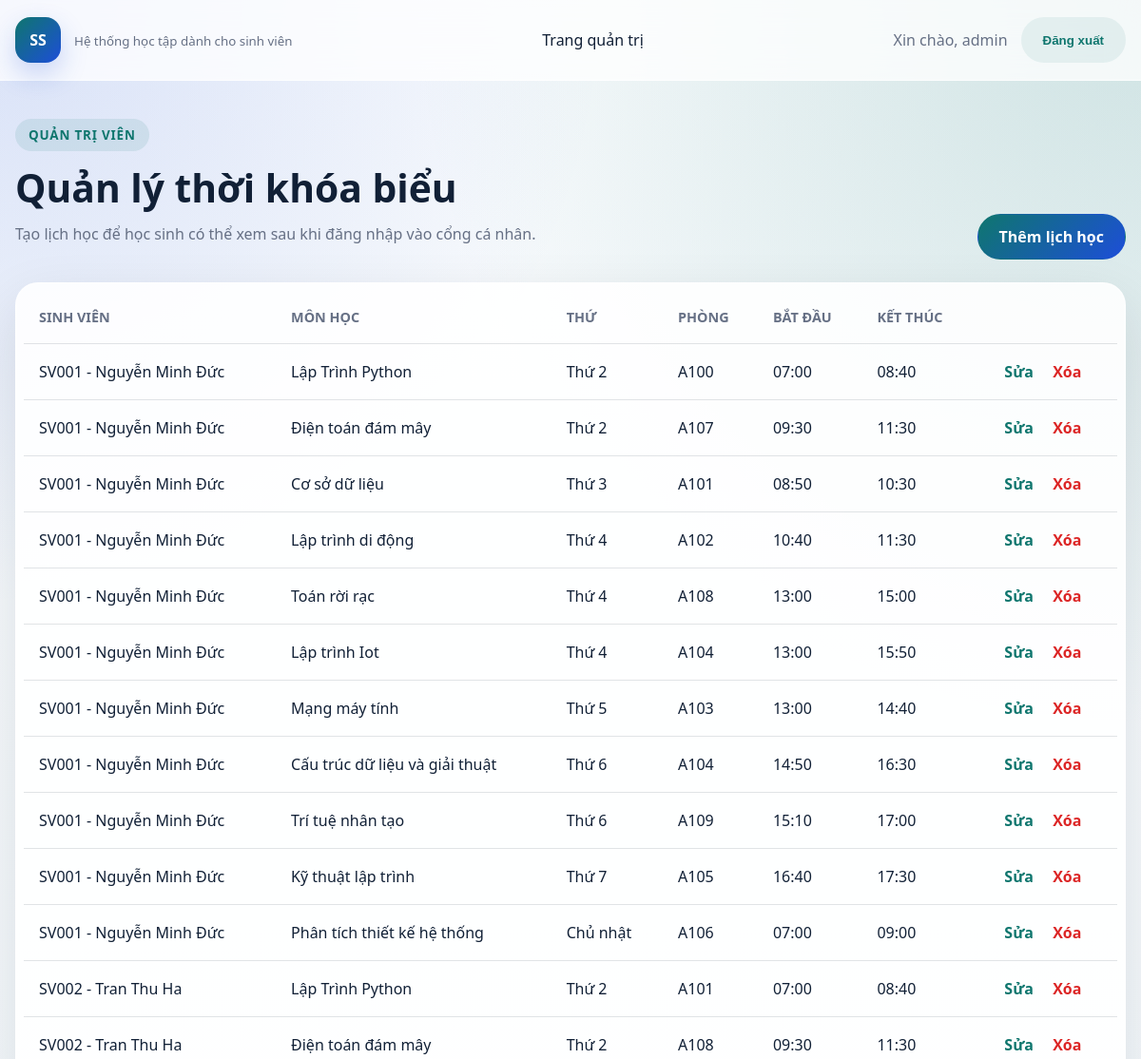
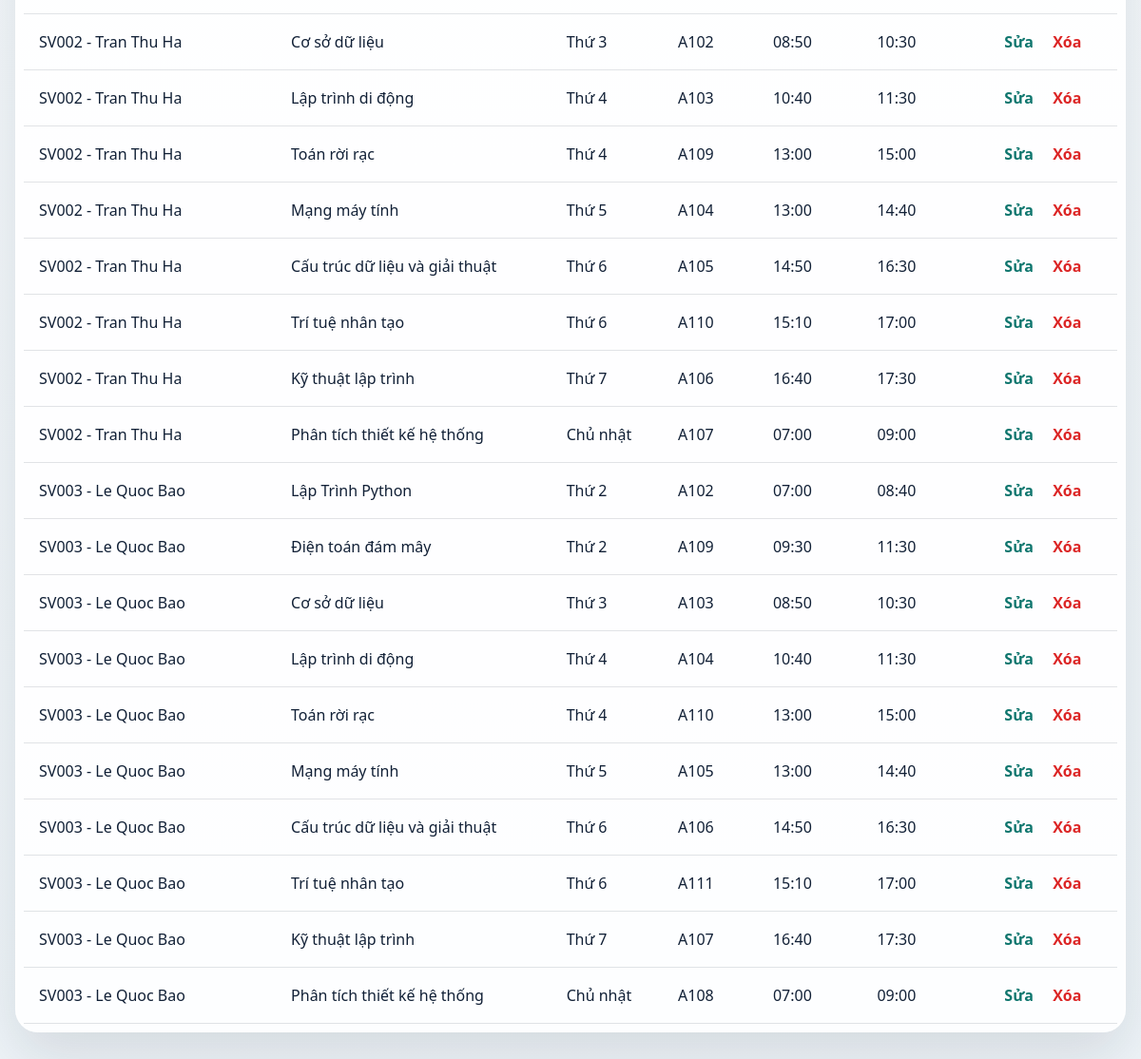
The app's page /schedules/ (signed in) with its own data (2 pictures, top to bottom).
### students/models.py (models this page shows, shortened)
class Schedule(models.Model):
    WEEKDAY_CHOICES = (
        ("2", "Thứ 2"),
        ("3", "Thứ 3"),
        ("4", "Thứ 4"),
        ("5", "Thứ 5"),
        ("6", "Thứ 6"),
        ("7", "Thứ 7"),
        ("CN", "Chủ nhật"),
    )
    student = models.ForeignKey(
        Student,
        on_delete=models.CASCADE,
        related_name="schedules",
        verbose_name="Sinh viên",
    )
    subject = models.ForeignKey(
        Subject,
        on_delete=models.CASCADE,
        related_name="schedules",
        verbose_name="Môn học",
    )
    weekday = models.CharField(max_length=2, choices=WEEKDAY_CHOICES, verbose_name="Thứ")
    effective_from = models.DateField(verbose_name="Hiệu lực từ", default=timezone.localdate)
    effective_to = models.DateField(
        verbose_name="Hiệu lực đến",
        blank=True,
        default=default_schedule_end_date,
    )
    room = models.CharField(max_length=50, verbose_name="Phòng học")
    start_time = models.TimeField(verbose_name="Giờ bắt đầu")
    end_time = models.TimeField(verbose_name="Giờ kết thúc")
    note = models.CharField(max_length=255, blank=True, verbose_name="Ghi chú")
    created_at = models.DateTimeField(auto_now_add=True)
    updated_at = models.DateTimeField(auto_now=True)
    class Meta:
        ordering = ["student__student_code", "weekday", "start_time"]
        verbose_name = "Thời khóa biểu"
        verbose_name_plural = "Thời khóa biểu"
        constraints = [
            models.UniqueConstraint(
                fields=["student", "subject", "weekday", "start_time"],
                name="unique_student_schedule_slot",
            )
        ]

class Student(models.Model):
    GENDER_CHOICES = (
        ("M", "Nam"),
        ("F", "Nu"),
        ("O", "Khac"),
    )
    user = models.OneToOneField(
        settings.AUTH_USER_MODEL,
        on_delete=models.SET_NULL,
        null=True,
        blank=True,
        related_name="student_profile",
        verbose_name="Tài khoản đăng nhập",
    )
    student_code = models.CharField(max_length=20, unique=True, verbose_name="Ma sinh vien")
    full_name = models.CharField(max_length=100, verbose_name="Ho ten")
    date_of_birth = models.DateField(verbose_name="Ngay sinh")
    gender = models.CharField(max_length=1, choices=GENDER_CHOICES, verbose_name="Gioi tinh")
    class_name = models.CharField(max_length=50, verbose_name="Lop")
    email = models.EmailField(unique=True, verbose_name="Email")
    phone_number = models.CharField(max_length=20, blank=True, verbose_name="So dien thoai")
    address = models.CharField(max_length=255, blank=True, verbose_name="Dia chi")
    bio = models.TextField(blank=True, verbose_name="Gioi thieu ban than")
    avatar = models.FileField(upload_to="avatars/", blank=True, null=True, verbose_name="Anh dai dien")
    created_at = models.DateTimeField(auto_now_add=True)
    updated_at = models.DateTimeField(auto_now=True)
    class Meta:
        ordering = ["student_code"]
        verbose_name = "Sinh vien"
        verbose_name_plural = "Sinh vien"
    def __str__(self):
        return f"{self.student_code} - {self.full_name}"

class Subject(models.Model):
    subject_code = models.CharField(max_length=20, unique=True, verbose_name="Ma mon hoc")
    name = models.CharField(max_length=100, verbose_name="Ten mon hoc")
    credits = models.PositiveSmallIntegerField(verbose_name="So tin chi")
    created_at = models.DateTimeField(auto_now_add=True)
    updated_at = models.DateTimeField(auto_now=True)
    class Meta:
        ordering = ["subject_code"]
        verbose_name = "Mon hoc"
        verbose_name_plural = "Mon hoc"

### students/views.py (the view)
# urls.py: path("schedules/", views.ScheduleListView.as_view(), name="schedule_list"),
class ScheduleListView(StaffRequiredMixin, ListView):
    model = Schedule
    template_name = "students/schedule_list.html"
    context_object_name = "schedules"
    def get_queryset(self):
        return (
            Schedule.objects.select_related("student", "subject")
            .order_by("student__student_code", "weekday", "start_time")
        )

### students/views.py (called while the page is built)
    def test_func(self):
        return self.request.user.is_staff

### students/templates/students/schedule_list.html (shortened to what this page needs)
{% extends "students/base.html" %}
{% block content %}
<section class="section-header">
    <div>
        <span class="eyebrow">Quản trị viên</span>
        <h1>Quản lý thời khóa biểu</h1>
        <p>Tạo lịch học để học sinh có thể xem sau khi đăng nhập vào cổng cá nhân.</p>
    </div>
    <a class="primary-button" href="{% url 'students:schedule_add' %}">Thêm lịch học</a>
</section>
<section class="panel">
    <div class="table-wrap">
        <table class="data-table">
            <thead>
                <tr>
                    <th>Sinh viên</th>
                    <th>Môn học</th>
                    <th>Thứ</th>
                    <th>Phòng</th>
                    <th>Bắt đầu</th>
                    <th>Kết thúc</th>
                    <th></th>
                </tr>
            </thead>
            <tbody>
                {% for item in schedules %}
                    <tr>
                        <td>{{ item.student }}</td>
                        <td>{{ item.subject.name }}</td>
                        <td>{{ item.get_weekday_display }}</td>
                        <td>{{ item.room }}</td>
                        <td>{{ item.start_time|time:"H:i" }}</td>
                        <td>{{ item.end_time|time:"H:i" }}</td>
                        <td class="actions-cell">
                            <a class="table-link" href="{% url 'students:schedule_edit' item.pk %}">Sửa</a>
                            <a class="table-link danger" href="{% url 'students:schedule_delete' item.pk %}">Xóa</a>
                        </td>
                    </tr>
                {% empty %}
                    <tr>
                        <td colspan="7" class="empty-state">Chưa có thời khóa biểu nào.</td>
                    </tr>
                {% endfor %}
            </tbody>
        </table>
    </div>
</section>
{% endblock %}

### students/templates/students/base.html (shortened to what this page needs)
{% load static %}
<!DOCTYPE html>
<html lang="vi">
<head>
    <link rel="stylesheet" href="{% static 'students/styles.css' %}">
</head>
<body>
    <header class="topbar">
        <div class="container topbar-inner">
            {% if user.is_authenticated and not user.is_staff %}
                <a class="brand" href="{% url 'students:student_result' %}">
                    <span class="brand-mark">SV</span>
                    <span class="brand-text">
                        <strong>Cổng thông tin sinh viên</strong>
                        <small>Theo dõi học tập cá nhân</small>
                    </span>
                </a>
            {% else %}
                <a class="brand" href="{% url 'students:home' %}">
                    <span class="brand-mark">SS</span>
                    <span class="brand-text">
                        <small>Hệ thống học tập dành cho sinh viên</small>
                    </span>
                </a>
            {% endif %}
            <nav class="nav-links">
                {% if user.is_authenticated and not user.is_staff %}
                    <a href="{% url 'students:student_profile' %}">Trang cá nhân</a>
                    <a href="{% url 'students:student_result' %}">Kết quả học tập</a>
                    <a href="{% url 'students:student_schedule' %}">Thời khóa biểu</a>
                    <a href="{% url 'students:student_exam_schedule' %}">Lịch thi</a>
                {% elif user.is_authenticated and user.is_staff %}
                    <a href="/admin/">Trang quản trị</a>
                {% endif %}
            </nav>
            <div class="user-actions">
                {% if user.is_authenticated %}
                    <span class="welcome">Xin chào, {{ user.get_full_name|default:user.username }}</span>
                    <form method="post" action="{% url 'students:logout' %}">
                        <button type="submit" class="ghost-button">Đăng xuất</button>
                    </form>
                {% else %}
                    <a class="primary-button" href="{% url 'students:login' %}">Đăng nhập sinh viên</a>
                {% endif %}
            </div>
        </div>
    </header>
    <main class="container page-content">
        {% block content %}{% endblock %}
    </main>
</body>
</html>

### static/students/styles.css (style rules this page uses)
:root { --bg: #f3f7fb; --surface: rgba(255, 255, 255, 0.88); --text: #112036; --muted: #667085; --line: rgba(17, 32, 54, 0.12); --primary: #0f766e; --secondary: #1d4ed8; --danger: #dc2626; --shadow: 0 24px 60px rgba(15, 23, 42, 0.12); --radius: 24px; }
* { box-sizing: border-box; }
body { margin: 0; font-family: "Segoe UI", sans-serif; color: var(--text); background: radial-gradient(circle at top left, rgba(29, 78, 216, 0.15), transparent 25%), radial-gradient(circle at top right, rgba(15, 118, 110, 0.18), transparent 30%), linear-gradient(180deg, #f9fbfd 0%, #eef4f8 100%); }
a { color: inherit; text-decoration: none; }
.container { width: min(1180px, calc(100% - 32px)); margin: 0 auto; }
.topbar { position: sticky; top: 0; z-index: 10; background: rgba(255, 255, 255, 0.76); backdrop-filter: blur(16px); border-bottom: 1px solid rgba(255, 255, 255, 0.65); }
.topbar-inner { display: flex; align-items: center; justify-content: space-between; gap: 24px; padding: 18px 0; }
.brand { display: flex; align-items: center; gap: 14px; }
.brand-mark { width: 48px; height: 48px; display: grid; place-items: center; border-radius: 16px; color: white; font-weight: 700; background: linear-gradient(135deg, var(--primary), var(--secondary)); box-shadow: 0 12px 28px rgba(29, 78, 216, 0.22); }
.brand-text small, .welcome, .hero p, .section-header p, .form-card p, .login-copy p, .metric-item span, .metric-card span { color: var(--muted); }
.nav-links, .user-actions, .hero-actions, .form-actions { display: flex; align-items: center; gap: 14px; }
.nav-links { flex-wrap: wrap; justify-content: center; }
.page-content { padding: 40px 0 56px; }
.hero-copy, .hero-panel, .panel, .form-card, .login-card { background: var(--surface); border-radius: var(--radius); box-shadow: var(--shadow); border: 1px solid rgba(255, 255, 255, 0.7); }
.eyebrow { display: inline-flex; padding: 8px 14px; border-radius: 999px; background: rgba(15, 118, 110, 0.1); color: var(--primary); font-size: 0.84rem; font-weight: 700; text-transform: uppercase; letter-spacing: 0.06em; }
.hero h1, .section-header h1, .form-card h1, .login-copy h1 { margin: 16px 0 12px; line-height: 1.08; font-size: clamp(2rem, 3.4vw, 3.7rem); }
.section-header { display: flex; justify-content: space-between; align-items: end; gap: 24px; margin-bottom: 24px; }
.panel { padding: 8px; }
.table-wrap { overflow-x: auto; }
.data-table { width: 100%; border-collapse: collapse; }
.data-table th, .data-table td { padding: 18px 16px; border-bottom: 1px solid var(--line); white-space: nowrap; text-align: left; }
.data-table th { color: var(--muted); text-transform: uppercase; font-size: 0.9rem; }
.actions-cell { text-align: right; }
.table-link { color: var(--primary); font-weight: 700; margin-left: 16px; }
.table-link.danger { color: var(--danger); }
.primary-button, .secondary-button, .ghost-button, .danger-button { display: inline-flex; align-items: center; justify-content: center; min-height: 48px; padding: 0 22px; border-radius: 999px; border: 1px solid transparent; font-weight: 700; cursor: pointer; }
.primary-button { color: white; background: linear-gradient(135deg, var(--primary), var(--secondary)); }
.ghost-button { background: rgba(15, 118, 110, 0.08); color: var(--primary); }

### records on screen
Schedule: student "SV001 - Nguyễn Minh Đức", subject.name "Lập Trình Python", weekday "Thứ 2", room "A100", start_time "07:00", end_time "08:40"
Schedule: student "SV001 - Nguyễn Minh Đức", subject.name "Điện toán đám mây", weekday "Thứ 2", room "A107", start_time "09:30", end_time "11:30"
Schedule: student "SV001 - Nguyễn Minh Đức", subject.name "Cơ sở dữ liệu", weekday "Thứ 3", room "A101", start_time "08:50", end_time "10:30"
Schedule: student "SV001 - Nguyễn Minh Đức", subject.name "Lập trình di động", weekday "Thứ 4", room "A102", start_time "10:40", end_time "11:30"
Schedule: student "SV001 - Nguyễn Minh Đức", subject.name "Toán rời rạc", weekday "Thứ 4", room "A108", start_time "13:00", end_time "15:00"
Schedule: student "SV001 - Nguyễn Minh Đức", subject.name "Lập trình Iot", weekday "Thứ 4", room "A104", start_time "13:00", end_time "15:50"
Schedule: student "SV001 - Nguyễn Minh Đức", subject.name "Mạng máy tính", weekday "Thứ 5", room "A103", start_time "13:00", end_time "14:40"
Schedule: student "SV001 - Nguyễn Minh Đức", subject.name "Cấu trúc dữ liệu và giải thuật", weekday "Thứ 6", room "A104", start_time "14:50", end_time "16:30"
Schedule: student "SV001 - Nguyễn Minh Đức", subject.name "Trí tuệ nhân tạo", weekday "Thứ 6", room "A109", start_time "15:10", end_time "17:00"
Schedule: student "SV001 - Nguyễn Minh Đức", subject.name "Kỹ thuật lập trình", weekday "Thứ 7", room "A105", start_time "16:40", end_time "17:30"
Schedule: student "SV001 - Nguyễn Minh Đức", subject.name "Phân tích thiết kế hệ thống", weekday "Chủ nhật", room "A106", start_time "07:00", end_time "09:00"
Schedule: student "SV002 - Tran Thu Ha", subject.name "Lập Trình Python", weekday "Thứ 2", room "A101", start_time "07:00", end_time "08:40"
Schedule: student "SV002 - Tran Thu Ha", subject.name "Điện toán đám mây", weekday "Thứ 2", room "A108", start_time "09:30", end_time "11:30"
Schedule: student "SV002 - Tran Thu Ha", subject.name "Cơ sở dữ liệu", weekday "Thứ 3", room "A102", start_time "08:50", end_time "10:30"
Schedule: student "SV002 - Tran Thu Ha", subject.name "Lập trình di động", weekday "Thứ 4", room "A103", start_time "10:40", end_time "11:30"
Schedule: student "SV002 - Tran Thu Ha", subject.name "Toán rời rạc", weekday "Thứ 4", room "A109", start_time "13:00", end_time "15:00"
Schedule: student "SV002 - Tran Thu Ha", subject.name "Mạng máy tính", weekday "Thứ 5", room "A104", start_time "13:00", end_time "14:40"
Schedule: student "SV002 - Tran Thu Ha", subject.name "Cấu trúc dữ liệu và giải thuật", weekday "Thứ 6", room "A105", start_time "14:50", end_time "16:30"
Schedule: student "SV002 - Tran Thu Ha", subject.name "Trí tuệ nhân tạo", weekday "Thứ 6", room "A110", start_time "15:10", end_time "17:00"
Schedule: student "SV002 - Tran Thu Ha", subject.name "Kỹ thuật lập trình", weekday "Thứ 7", room "A106", start_time "16:40", end_time "17:30"
Schedule: student "SV002 - Tran Thu Ha", subject.name "Phân tích thiết kế hệ thống", weekday "Chủ nhật", room "A107", start_time "07:00", end_time "09:00"
Schedule: student "SV003 - Le Quoc Bao", subject.name "Lập Trình Python", weekday "Thứ 2", room "A102", start_time "07:00", end_time "08:40"
Schedule: student "SV003 - Le Quoc Bao", subject.name "Điện toán đám mây", weekday "Thứ 2", room "A109", start_time "09:30", end_time "11:30"
Schedule: student "SV003 - Le Quoc Bao", subject.name "Cơ sở dữ liệu", weekday "Thứ 3", room "A103", start_time "08:50", end_time "10:30"
Schedule: student "SV003 - Le Quoc Bao", subject.name "Lập trình di động", weekday "Thứ 4", room "A104", start_time "10:40", end_time "11:30"
Schedule: student "SV003 - Le Quoc Bao", subject.name "Toán rời rạc", weekday "Thứ 4", room "A110", start_time "13:00", end_time "15:00"
Schedule: student "SV003 - Le Quoc Bao", subject.name "Mạng máy tính", weekday "Thứ 5", room "A105", start_time "13:00", end_time "14:40"
Schedule: student "SV003 - Le Quoc Bao", subject.name "Cấu trúc dữ liệu và giải thuật", weekday "Thứ 6", room "A106", start_time "14:50", end_time "16:30"
Schedule: student "SV003 - Le Quoc Bao", subject.name "Trí tuệ nhân tạo", weekday "Thứ 6", room "A111", start_time "15:10", end_time "17:00"
Schedule: student "SV003 - Le Quoc Bao", subject.name "Kỹ thuật lập trình", weekday "Thứ 7", room "A107", start_time "16:40", end_time "17:30"
Schedule: student "SV003 - Le Quoc Bao", subject.name "Phân tích thiết kế hệ thống", weekday "Chủ nhật", room "A108", start_time "07:00", end_time "09:00"

### other values on screen
{{ user.get_full_name|default:user.username }} "admin"
